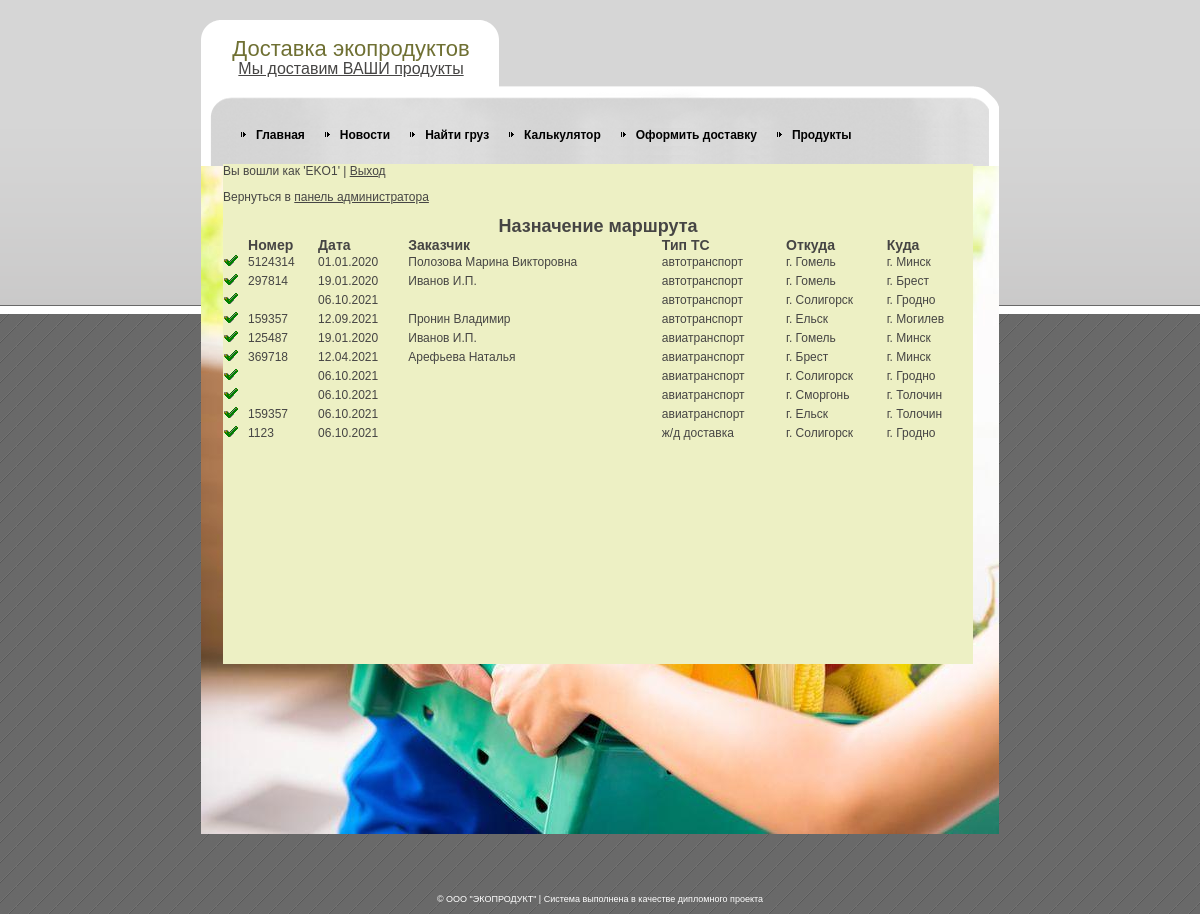
The app's page /edit_trip.php (signed in), older data.
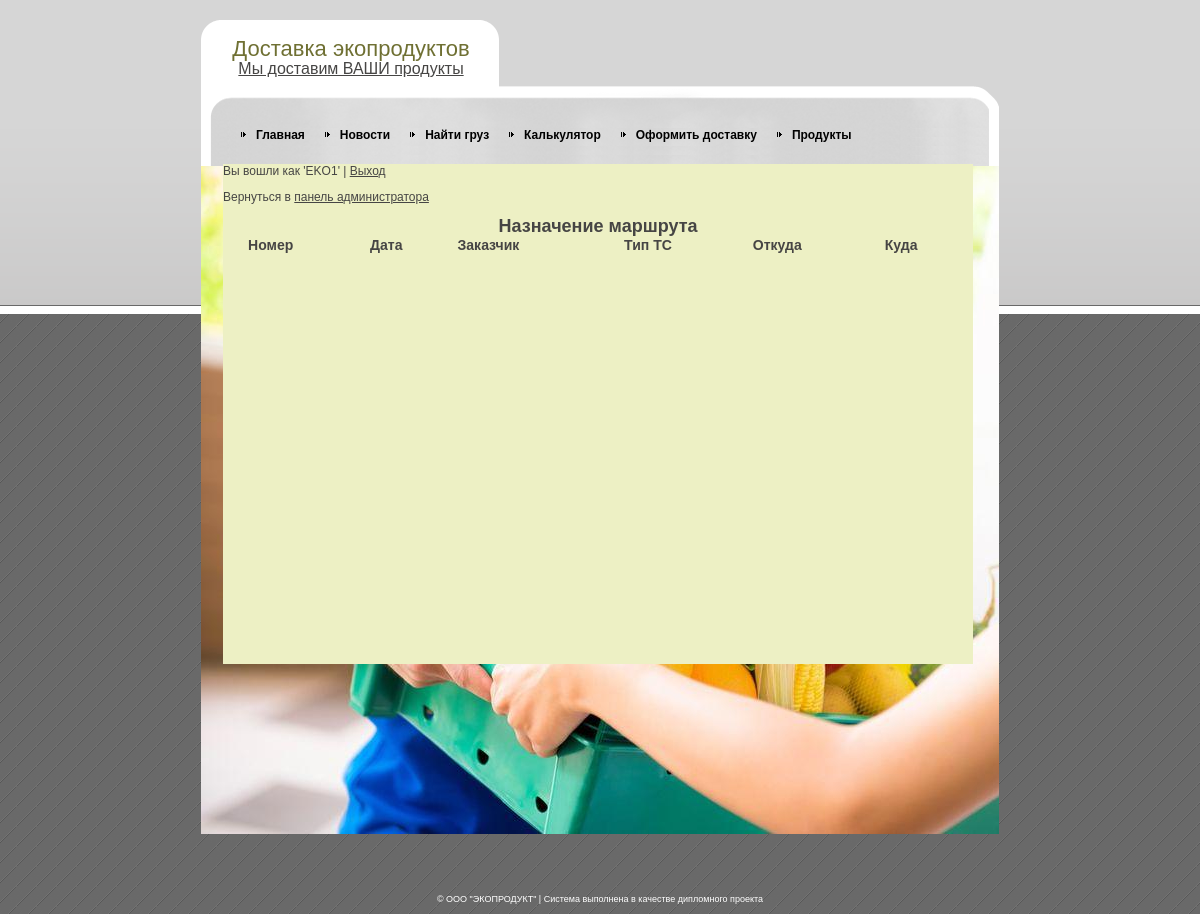
The same page, newer data.
### tables this page shows
CREATE TABLE IF NOT EXISTS `orders` (
  `id` int(11) NOT NULL AUTO_INCREMENT,
  `date` date NOT NULL,
  `date2` date DEFAULT NULL,
  `number` varchar(50) DEFAULT NULL,
  `fio` varchar(50) NOT NULL,
  `phone` varchar(50) NOT NULL,
  `idtypets` int(11) NOT NULL,
  `idpoint1` int(11) NOT NULL,
  `idpoint2` int(11) NOT NULL,
  `ul` varchar(100) NOT NULL,
  `house` int(11) NOT NULL,
  PRIMARY KEY (`id`),
  KEY `idtypets` (`idtypets`,`idpoint1`,`idpoint2`),
  KEY `idpoint1` (`idpoint1`),
  KEY `idpoint2` (`idpoint2`),
  KEY `idtypets_2` (`idtypets`),
  KEY `idpoint1_2` (`idpoint1`),
  KEY `idpoint2_2` (`idpoint2`)
);

CREATE TABLE IF NOT EXISTS `typets` (
  `id` int(11) NOT NULL AUTO_INCREMENT,
  `type` varchar(50) NOT NULL,
  `price` float NOT NULL,
  PRIMARY KEY (`id`)
);

CREATE TABLE IF NOT EXISTS `points` (
  `id` int(11) NOT NULL AUTO_INCREMENT,
  `point` varchar(50) NOT NULL,
  `idregion` int(11) NOT NULL,
  `is_region_center` BOOL NOT NULL,
  PRIMARY KEY (`id`),
  KEY `idregion` (`idregion`)
);

### lib_db.php (called while the page is built, shortened)
<?php
function dataBaseToArray($resultat)
{
    $array = array();
    while($row = mysql_fetch_assoc($resultat))
	{
        $array[] = $row;
    }
    return $array;
}
function getOrders($number, $s)
{
	$sql = "SELECT orders.*, typets.type,
			DATE_FORMAT(orders.date, '%d.%m.%Y') AS date_format,
			DATE_FORMAT(orders.date2, '%d.%m.%Y') AS date_format2,
			point_1.point AS point1, point_2.point AS point2
			FROM orders,typets,points AS point_1, points AS point_2
			WHERE
			orders.idtypets = typets.id AND
			orders.idpoint1 =  point_1.id AND
			orders.idpoint2 =  point_2.id";
    $resultat = mysql_query($sql) or die(mysql_error());
    return dataBaseToArray($resultat);
}
			$error = 1;?>

### edit_trip.php (the view, shortened to what this page needs)
<?php
require "lib_db.php";
?>
<!DOCTYPE html PUBLIC "-//W3C//DTD XHTML 1.0 Strict//EN" "http://www.w3.org/TR/xhtml1/DTD/xhtml1-strict.dtd">
<html xmlns="http://www.w3.org/1999/xhtml" xml:lang="en" lang="en">
<head>
<link rel="stylesheet" href="style.css" type="text/css" charset="utf-8" />
</head>
<body>
<div id="outer">
  <div id="wrapper">
    <div id="body-bot">
      <div id="body-top">
        <div id="logo">
          <h1>Доставка экопродуктов</h1>
          <p><a href="adminform.php" target="_parent">Мы доставим ВАШИ продукты</a></p>
        </div>
        <div id="nav">
          <ul>
            <li><a href="index.php">Главная</a></li>
            <li><a href="news.php">Новости</a></li>
            <li><a href="find.php">Найти груз</a></li>
            <li><a href="calc.php">Калькулятор</a></li>
            <li><a href="order.php">Оформить доставку</a></li>
            <li><a href="product.php">Продукты</a></li>
          </ul>
        </div>
        <div id="gboxm">
				<?php
				$login = $_SESSION['login'];
				$password = $_SESSION['password'];
				if(empty($login) and empty($password))
				{
					echo "<h2>Ошибка!</h2>";
					echo "<p>Необходимо пройти авторизацию | <a href='adminform.php'>Вход</a></p>";
				}
				else
				{
					echo "<p>Вы вошли как '$login' | <a href='exit.php'>Выход</a></p>";
					echo "<p>Вернуться в <a href='adminform.php'>панель администратора</a></p>";?>
					<h2><center>Назначение маршрута</center></h2>
					<table border="0" cellpadding="0" cellspacing="0" width="100%">
					<tr>
						<td width=25></td>
						<td><h3>Номер</h3></td>
						<td><h3>Дата</h3></td>
						<td><h3>Заказчик</h3></td>
						<td><h3>Тип ТС</h3></td>
						<td><h3>Откуда</h3></td>
						<td><h3>Куда</h3></td>
					</tr>
					<?
					$items = getOrders('','');
					foreach($items as $item)
					{?>
						<tr>
						<td><a href="edit_tripf.php?id=<?=$item["id"]?>"><img src="images/edit.ICO" alt="edit" /></a></td>
						<td><?=$item["number"]?></td>
						<td><?=$item["date_format"]?></td>
						<td><?=$item["fio"]?></td>
						<td><?=$item["type"]?></td>
						<td><?=$item["point1"]?></td>
						<td><?=$item["point2"]?></td>
						</tr>
					<?}
						echo "</table>";
					}?>
        </div>
      </div>
    </div>
  </div>
</div>
<div id="copyright"> &copy; ООО "ЭКОПРОДУКТ" | Система выполнена в качестве дипломного проекта</div>
</body>
</html>

Row changes from the older to the newer data that the page shows:
removed orders: number "5124314", date_format "01.01.2020", fio "Полозова Марина Викторовна", idtypets.type "автотранспорт", idpoint1.point "г. Гомель", idpoint2.point "г. Минск"
removed orders: number "297814", date_format "19.01.2020", fio "Иванов И.П.", idtypets.type "автотранспорт", idpoint1.point "г. Гомель", idpoint2.point "г. Брест"
removed orders: date_format "06.10.2021", idtypets.type "автотранспорт", idpoint1.point "г. Солигорск", idpoint2.point "г. Гродно"
removed orders: number "159357", date_format "12.09.2021", fio "Пронин Владимир", idtypets.type "автотранспорт", idpoint1.point "г. Ельск", idpoint2.point "г. Могилев"
removed orders: number "125487", date_format "19.01.2020", fio "Иванов И.П.", idtypets.type "авиатранспорт", idpoint1.point "г. Гомель", idpoint2.point "г. Минск"
removed orders: number "369718", date_format "12.04.2021", fio "Арефьева Наталья", idtypets.type "авиатранспорт", idpoint1.point "г. Брест", idpoint2.point "г. Минск"
removed orders: date_format "06.10.2021", idtypets.type "авиатранспорт", idpoint1.point "г. Солигорск", idpoint2.point "г. Гродно"
removed orders: date_format "06.10.2021", idtypets.type "авиатранспорт", idpoint1.point "г. Сморгонь", idpoint2.point "г. Толочин"
removed orders: number "159357", date_format "06.10.2021", idtypets.type "авиатранспорт", idpoint1.point "г. Ельск", idpoint2.point "г. Толочин"
removed orders: number "1123", date_format "06.10.2021", idtypets.type "ж/д доставка", idpoint1.point "г. Солигорск", idpoint2.point "г. Гродно"
